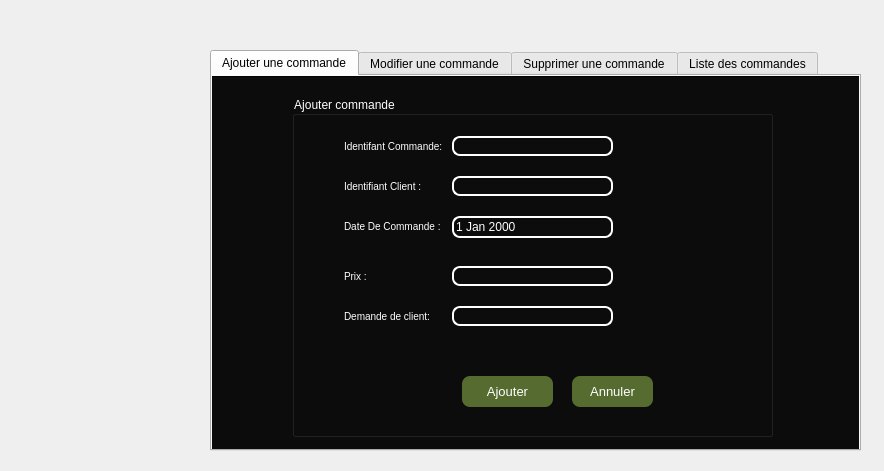
<?xml version="1.0" encoding="UTF-8"?>
<ui version="4.0">
 <class>commande</class>
 <widget class="QDialog" name="commande">
  <property name="geometry">
   <rect>
    <x>0</x>
    <y>0</y>
    <width>884</width>
    <height>471</height>
   </rect>
  </property>
  <property name="windowTitle">
   <string>Dialog</string>
  </property>
  <widget class="QTabWidget" name="tabWidget">
   <property name="geometry">
    <rect>
     <x>210</x>
     <y>50</y>
     <width>651</width>
     <height>401</height>
    </rect>
   </property>
   <property name="minimumSize">
    <size>
     <width>127</width>
     <height>0</height>
    </size>
   </property>
   <property name="cursor">
    <cursorShape>IBeamCursor</cursorShape>
   </property>
   <property name="styleSheet">
    <string notr="true">QWidget {    

}</string>
   </property>
   <property name="currentIndex">
    <number>0</number>
   </property>
   <property name="tabBarAutoHide">
    <bool>false</bool>
   </property>
   <widget class="QWidget" name="widget">
    <attribute name="title">
     <string>Ajouter une commande</string>
    </attribute>
    <widget class="QFrame" name="frame">
     <property name="geometry">
      <rect>
       <x>-10</x>
       <y>0</y>
       <width>711</width>
       <height>381</height>
      </rect>
     </property>
     <property name="styleSheet">
      <string notr="true">QFrame
{background : black;
background:rgba(0,0,0,200);}</string>
     </property>
     <property name="frameShape">
      <enum>QFrame::StyledPanel</enum>
     </property>
     <property name="frameShadow">
      <enum>QFrame::Raised</enum>
     </property>
     <widget class="QGroupBox" name="groupBox">
      <property name="geometry">
       <rect>
        <x>90</x>
        <y>20</y>
        <width>481</width>
        <height>341</height>
       </rect>
      </property>
      <property name="styleSheet">
       <string notr="true">QGroupBox{color:white;}</string>
      </property>
      <property name="title">
       <string>Ajouter commande</string>
      </property>
      <widget class="QLineEdit" name="lineEdit_7">
       <property name="geometry">
        <rect>
         <x>160</x>
         <y>40</y>
         <width>161</width>
         <height>20</height>
        </rect>
       </property>
       <property name="styleSheet">
        <string notr="true">QLineEdit
 { background-color: transparent;
  color: #F5F5DC
;
  border: 1.5px solid white; 
border-radius: 8px;
}</string>
       </property>
       <property name="text">
        <string/>
       </property>
      </widget>
      <widget class="QLineEdit" name="lineEdit">
       <property name="geometry">
        <rect>
         <x>50</x>
         <y>40</y>
         <width>111</width>
         <height>21</height>
        </rect>
       </property>
       <property name="cursor">
        <cursorShape>ArrowCursor</cursorShape>
       </property>
       <property name="styleSheet">
        <string notr="true">QLineEdit {background:transparent;
border:none;
color:white;
font-size: 10px;
}</string>
       </property>
       <property name="text">
        <string>Identifant Commande: </string>
       </property>
      </widget>
      <widget class="QLineEdit" name="lineEdit_6">
       <property name="geometry">
        <rect>
         <x>50</x>
         <y>210</y>
         <width>113</width>
         <height>20</height>
        </rect>
       </property>
       <property name="styleSheet">
        <string notr="true">QLineEdit {background:transparent;
border:none;
color:white;
font-size: 10px;}</string>
       </property>
       <property name="text">
        <string>Demande de client: </string>
       </property>
      </widget>
      <widget class="QLineEdit" name="lineEdit_8">
       <property name="geometry">
        <rect>
         <x>160</x>
         <y>80</y>
         <width>161</width>
         <height>20</height>
        </rect>
       </property>
       <property name="styleSheet">
        <string notr="true">QLineEdit
 { background-color: transparent;
  color: #F5F5DC
;
  border: 1.5px solid white; 
border-radius: 8px;
}</string>
       </property>
      </widget>
      <widget class="QLineEdit" name="lineEdit_3">
       <property name="geometry">
        <rect>
         <x>50</x>
         <y>120</y>
         <width>171</width>
         <height>20</height>
        </rect>
       </property>
       <property name="styleSheet">
        <string notr="true">QLineEdit {background:transparent;
border:none;
color:white;
font-size: 10px;}</string>
       </property>
       <property name="text">
        <string>Date De Commande :</string>
       </property>
      </widget>
      <widget class="QLineEdit" name="lineEdit_9">
       <property name="geometry">
        <rect>
         <x>160</x>
         <y>170</y>
         <width>161</width>
         <height>20</height>
        </rect>
       </property>
       <property name="styleSheet">
        <string notr="true">QLineEdit
 { background-color: transparent;
  color: #F5F5DC
;
  border: 1.5px solid white; 
border-radius: 8px;
}</string>
       </property>
      </widget>
      <widget class="QLineEdit" name="lineEdit_2">
       <property name="geometry">
        <rect>
         <x>50</x>
         <y>80</y>
         <width>111</width>
         <height>21</height>
        </rect>
       </property>
       <property name="styleSheet">
        <string notr="true">QLineEdit {background:transparent;
border:none;
color:white;
font-size: 10px;}</string>
       </property>
       <property name="text">
        <string>Identifiant Client :</string>
       </property>
      </widget>
      <widget class="QLineEdit" name="lineEdit_5">
       <property name="geometry">
        <rect>
         <x>50</x>
         <y>170</y>
         <width>113</width>
         <height>20</height>
        </rect>
       </property>
       <property name="styleSheet">
        <string notr="true">QLineEdit {background:transparent;
border:none;
color:white;
font-size: 10px;}</string>
       </property>
       <property name="text">
        <string>Prix :</string>
       </property>
      </widget>
      <widget class="QDateEdit" name="dateEdit_2">
       <property name="geometry">
        <rect>
         <x>160</x>
         <y>120</y>
         <width>161</width>
         <height>22</height>
        </rect>
       </property>
       <property name="styleSheet">
        <string notr="true">QDateEdit
 { background-color: transparent;
  color: white;
  border: 1.5px solid white; 
border-radius: 8px}
</string>
       </property>
      </widget>
      <widget class="QLineEdit" name="lineEdit_10">
       <property name="geometry">
        <rect>
         <x>160</x>
         <y>210</y>
         <width>161</width>
         <height>20</height>
        </rect>
       </property>
       <property name="styleSheet">
        <string notr="true">QLineEdit
 { background-color: transparent;
  color: #F5F5DC
;
  border: 1.5px solid white; 
border-radius: 8px;
}</string>
       </property>
      </widget>
      <widget class="QPushButton" name="pushButton_2">
       <property name="geometry">
        <rect>
         <x>280</x>
         <y>280</y>
         <width>81</width>
         <height>31</height>
        </rect>
       </property>
       <property name="styleSheet">
        <string notr="true">QPushButton{border-radius: 8px;
background :#556B2F
;
color: white;
font-size:13px;
}</string>
       </property>
       <property name="text">
        <string>Annuler</string>
       </property>
      </widget>
      <widget class="QPushButton" name="add_btn">
       <property name="geometry">
        <rect>
         <x>170</x>
         <y>280</y>
         <width>91</width>
         <height>31</height>
        </rect>
       </property>
       <property name="styleSheet">
        <string notr="true">QPushButton{border-radius: 8px;
background :#556B2F
;
color: white;
font-size:13px;
}</string>
       </property>
       <property name="text">
        <string>Ajouter</string>
       </property>
      </widget>
     </widget>
     <widget class="QLabel" name="label_4">
      <property name="geometry">
       <rect>
        <x>-30</x>
        <y>-60</y>
        <width>1271</width>
        <height>581</height>
       </rect>
      </property>
      <property name="text">
       <string/>
      </property>
      <property name="pixmap">
       <pixmap>../../Desktop/bg.jpg</pixmap>
      </property>
     </widget>
     <zorder>label_4</zorder>
     <zorder>groupBox</zorder>
    </widget>
   </widget>
   <widget class="QWidget" name="tab">
    <attribute name="title">
     <string>Modifier une commande</string>
    </attribute>
    <widget class="QFrame" name="frame_3">
     <property name="geometry">
      <rect>
       <x>-10</x>
       <y>0</y>
       <width>711</width>
       <height>381</height>
      </rect>
     </property>
     <property name="styleSheet">
      <string notr="true">QFrame
{background : black;
background:rgba(0,0,0,200);}</string>
     </property>
     <property name="frameShape">
      <enum>QFrame::StyledPanel</enum>
     </property>
     <property name="frameShadow">
      <enum>QFrame::Raised</enum>
     </property>
     <widget class="QGroupBox" name="groupBox_3">
      <property name="geometry">
       <rect>
        <x>90</x>
        <y>20</y>
        <width>481</width>
        <height>341</height>
       </rect>
      </property>
      <property name="styleSheet">
       <string notr="true">QGroupBox{color:white;}</string>
      </property>
      <property name="title">
       <string>Modifier commande</string>
      </property>
      <widget class="QLineEdit" name="lineEdit_21">
       <property name="geometry">
        <rect>
         <x>160</x>
         <y>40</y>
         <width>161</width>
         <height>20</height>
        </rect>
       </property>
       <property name="styleSheet">
        <string notr="true">QLineEdit
 { background-color: transparent;
  color: #F5F5DC
;
  border: 1.5px solid white; 
border-radius: 8px;
}</string>
       </property>
       <property name="text">
        <string/>
       </property>
      </widget>
      <widget class="QDateEdit" name="dateEdit_5">
       <property name="geometry">
        <rect>
         <x>160</x>
         <y>120</y>
         <width>161</width>
         <height>22</height>
        </rect>
       </property>
       <property name="styleSheet">
        <string notr="true">QDateEdit
 { background-color: transparent;
  color: white;
  border: 1.5px solid white; 
border-radius: 8px}</string>
       </property>
      </widget>
      <widget class="QLineEdit" name="lineEdit_22">
       <property name="geometry">
        <rect>
         <x>50</x>
         <y>40</y>
         <width>111</width>
         <height>21</height>
        </rect>
       </property>
       <property name="cursor">
        <cursorShape>ArrowCursor</cursorShape>
       </property>
       <property name="styleSheet">
        <string notr="true">QLineEdit {background:transparent;
border:none;
color:white;
font-size: 10px;
}</string>
       </property>
       <property name="text">
        <string>Identifant Commande : </string>
       </property>
      </widget>
      <widget class="QLineEdit" name="lineEdit_23">
       <property name="geometry">
        <rect>
         <x>50</x>
         <y>210</y>
         <width>113</width>
         <height>20</height>
        </rect>
       </property>
       <property name="styleSheet">
        <string notr="true">QLineEdit {background:transparent;
border:none;
color:white;
font-size: 10px;}</string>
       </property>
       <property name="text">
        <string>Demande De Client: </string>
       </property>
      </widget>
      <widget class="QLineEdit" name="lineEdit_24">
       <property name="geometry">
        <rect>
         <x>160</x>
         <y>80</y>
         <width>161</width>
         <height>20</height>
        </rect>
       </property>
       <property name="styleSheet">
        <string notr="true">QLineEdit
 { background-color: transparent;
  color: #F5F5DC
;
  border: 1.5px solid white; 
border-radius: 8px;
}</string>
       </property>
      </widget>
      <widget class="QLineEdit" name="lineEdit_26">
       <property name="geometry">
        <rect>
         <x>50</x>
         <y>120</y>
         <width>171</width>
         <height>20</height>
        </rect>
       </property>
       <property name="styleSheet">
        <string notr="true">QLineEdit {background:transparent;
border:none;
color:white;
font-size: 10px;}</string>
       </property>
       <property name="text">
        <string>Date De Commande :</string>
       </property>
      </widget>
      <widget class="QLineEdit" name="lineEdit_27">
       <property name="geometry">
        <rect>
         <x>160</x>
         <y>170</y>
         <width>161</width>
         <height>20</height>
        </rect>
       </property>
       <property name="styleSheet">
        <string notr="true">QLineEdit
 { background-color: transparent;
  color: #F5F5DC
;
  border: 1.5px solid white; 
border-radius: 8px;
}</string>
       </property>
      </widget>
      <widget class="QLineEdit" name="lineEdit_28">
       <property name="geometry">
        <rect>
         <x>50</x>
         <y>80</y>
         <width>111</width>
         <height>21</height>
        </rect>
       </property>
       <property name="styleSheet">
        <string notr="true">QLineEdit {background:transparent;
border:none;
color:white;
font-size: 10px;}</string>
       </property>
       <property name="text">
        <string>Identifiant Client :</string>
       </property>
      </widget>
      <widget class="QLineEdit" name="lineEdit_29">
       <property name="geometry">
        <rect>
         <x>50</x>
         <y>170</y>
         <width>113</width>
         <height>20</height>
        </rect>
       </property>
       <property name="styleSheet">
        <string notr="true">QLineEdit {background:transparent;
border:none;
color:white;
font-size: 10px;}</string>
       </property>
       <property name="text">
        <string>Prix :</string>
       </property>
      </widget>
      <widget class="QLineEdit" name="lineEdit_30">
       <property name="geometry">
        <rect>
         <x>160</x>
         <y>210</y>
         <width>161</width>
         <height>20</height>
        </rect>
       </property>
       <property name="styleSheet">
        <string notr="true">QLineEdit
 { background-color: transparent;
  color: #F5F5DC
;
  border: 1.5px solid white; 
border-radius: 8px;
}</string>
       </property>
      </widget>
      <widget class="QPushButton" name="pushButton_5">
       <property name="geometry">
        <rect>
         <x>280</x>
         <y>280</y>
         <width>81</width>
         <height>31</height>
        </rect>
       </property>
       <property name="styleSheet">
        <string notr="true">QPushButton{border-radius: 8px;
background :#556B2F
;
color: white;
font-size:13px;
}</string>
       </property>
       <property name="text">
        <string>Annuler</string>
       </property>
      </widget>
      <widget class="QPushButton" name="pushButton_6">
       <property name="geometry">
        <rect>
         <x>170</x>
         <y>280</y>
         <width>91</width>
         <height>31</height>
        </rect>
       </property>
       <property name="styleSheet">
        <string notr="true">QPushButton{border-radius: 8px;
background :#556B2F
;
color: white;
font-size:13px;
}</string>
       </property>
       <property name="text">
        <string>Modifier</string>
       </property>
      </widget>
     </widget>
     <widget class="QLabel" name="label_5">
      <property name="geometry">
       <rect>
        <x>-30</x>
        <y>-60</y>
        <width>1271</width>
        <height>581</height>
       </rect>
      </property>
      <property name="text">
       <string/>
      </property>
      <property name="pixmap">
       <pixmap>../../Desktop/bg.jpg</pixmap>
      </property>
     </widget>
     <zorder>label_5</zorder>
     <zorder>groupBox_3</zorder>
    </widget>
   </widget>
   <widget class="QWidget" name="tab_2">
    <attribute name="title">
     <string>Supprimer une commande</string>
    </attribute>
    <widget class="QFrame" name="frame_2">
     <property name="geometry">
      <rect>
       <x>0</x>
       <y>0</y>
       <width>711</width>
       <height>381</height>
      </rect>
     </property>
     <property name="styleSheet">
      <string notr="true">QFrame
{background : black;
background:rgba(0,0,0,200);}</string>
     </property>
     <property name="frameShape">
      <enum>QFrame::StyledPanel</enum>
     </property>
     <property name="frameShadow">
      <enum>QFrame::Raised</enum>
     </property>
     <widget class="QGroupBox" name="groupBox_2">
      <property name="geometry">
       <rect>
        <x>80</x>
        <y>20</y>
        <width>481</width>
        <height>341</height>
       </rect>
      </property>
      <property name="styleSheet">
       <string notr="true">QGroupBox{color:white;}</string>
      </property>
      <property name="title">
       <string>Supprimer commande</string>
      </property>
      <widget class="QLineEdit" name="lineEdit_11">
       <property name="geometry">
        <rect>
         <x>160</x>
         <y>40</y>
         <width>161</width>
         <height>20</height>
        </rect>
       </property>
       <property name="styleSheet">
        <string notr="true">QLineEdit
 { background-color: transparent;
  color: #F5F5DC
;
  border: 1.5px solid white; 
border-radius: 8px;
}</string>
       </property>
       <property name="text">
        <string/>
       </property>
      </widget>
      <widget class="QDateEdit" name="dateEdit_3">
       <property name="geometry">
        <rect>
         <x>160</x>
         <y>120</y>
         <width>161</width>
         <height>22</height>
        </rect>
       </property>
       <property name="styleSheet">
        <string notr="true">QDateEdit
 { background-color: transparent;
  color: white;
  border: 1.5px solid white; 
border-radius: 8px}</string>
       </property>
      </widget>
      <widget class="QLineEdit" name="lineEdit_12">
       <property name="geometry">
        <rect>
         <x>50</x>
         <y>40</y>
         <width>111</width>
         <height>21</height>
        </rect>
       </property>
       <property name="cursor">
        <cursorShape>ArrowCursor</cursorShape>
       </property>
       <property name="styleSheet">
        <string notr="true">QLineEdit {background:transparent;
border:none;
color:white;
font-size: 10px;
}</string>
       </property>
       <property name="text">
        <string>Identifant Commande: </string>
       </property>
      </widget>
      <widget class="QLineEdit" name="lineEdit_13">
       <property name="geometry">
        <rect>
         <x>50</x>
         <y>210</y>
         <width>113</width>
         <height>20</height>
        </rect>
       </property>
       <property name="styleSheet">
        <string notr="true">QLineEdit {background:transparent;
border:none;
color:white;
font-size: 10px;}</string>
       </property>
       <property name="text">
        <string>Demande De Client : </string>
       </property>
      </widget>
      <widget class="QLineEdit" name="lineEdit_14">
       <property name="geometry">
        <rect>
         <x>160</x>
         <y>80</y>
         <width>161</width>
         <height>20</height>
        </rect>
       </property>
       <property name="styleSheet">
        <string notr="true">QLineEdit
 { background-color: transparent;
  color: #F5F5DC
;
  border: 1.5px solid white; 
border-radius: 8px;
}</string>
       </property>
      </widget>
      <widget class="QLineEdit" name="lineEdit_16">
       <property name="geometry">
        <rect>
         <x>50</x>
         <y>120</y>
         <width>171</width>
         <height>20</height>
        </rect>
       </property>
       <property name="styleSheet">
        <string notr="true">QLineEdit {background:transparent;
border:none;
color:white;
font-size: 10px;}</string>
       </property>
       <property name="text">
        <string>Date De Commande :</string>
       </property>
      </widget>
      <widget class="QLineEdit" name="lineEdit_17">
       <property name="geometry">
        <rect>
         <x>160</x>
         <y>170</y>
         <width>161</width>
         <height>20</height>
        </rect>
       </property>
       <property name="styleSheet">
        <string notr="true">QLineEdit
 { background-color: transparent;
  color: #F5F5DC
;
  border: 1.5px solid white; 
border-radius: 8px;
}</string>
       </property>
      </widget>
      <widget class="QLineEdit" name="lineEdit_18">
       <property name="geometry">
        <rect>
         <x>50</x>
         <y>80</y>
         <width>111</width>
         <height>21</height>
        </rect>
       </property>
       <property name="styleSheet">
        <string notr="true">QLineEdit {background:transparent;
border:none;
color:white;
font-size: 10px;}</string>
       </property>
       <property name="text">
        <string>Identifiant Client :</string>
       </property>
      </widget>
      <widget class="QLineEdit" name="lineEdit_19">
       <property name="geometry">
        <rect>
         <x>50</x>
         <y>170</y>
         <width>113</width>
         <height>20</height>
        </rect>
       </property>
       <property name="styleSheet">
        <string notr="true">QLineEdit {background:transparent;
border:none;
color:white;
font-size: 10px;}</string>
       </property>
       <property name="text">
        <string>Prix :</string>
       </property>
      </widget>
      <widget class="QLineEdit" name="lineEdit_20">
       <property name="geometry">
        <rect>
         <x>160</x>
         <y>210</y>
         <width>161</width>
         <height>20</height>
        </rect>
       </property>
       <property name="styleSheet">
        <string notr="true">QLineEdit
 { background-color: transparent;
  color: #F5F5DC
;
  border: 1.5px solid white; 
border-radius: 8px;
}</string>
       </property>
      </widget>
      <widget class="QPushButton" name="pushButton_3">
       <property name="geometry">
        <rect>
         <x>280</x>
         <y>280</y>
         <width>81</width>
         <height>31</height>
        </rect>
       </property>
       <property name="styleSheet">
        <string notr="true">QPushButton{border-radius: 8px;
background :#556B2F
;
color: white;
font-size:13px;
}</string>
       </property>
       <property name="text">
        <string>Annuler</string>
       </property>
      </widget>
      <widget class="QPushButton" name="pushButton_4">
       <property name="geometry">
        <rect>
         <x>170</x>
         <y>280</y>
         <width>91</width>
         <height>31</height>
        </rect>
       </property>
       <property name="styleSheet">
        <string notr="true">QPushButton{border-radius: 8px;
background :#556B2F
;
color: white;
font-size:13px;
}</string>
       </property>
       <property name="text">
        <string>Supprimer</string>
       </property>
      </widget>
     </widget>
     <widget class="QLabel" name="label_6">
      <property name="geometry">
       <rect>
        <x>-40</x>
        <y>-40</y>
        <width>1241</width>
        <height>541</height>
       </rect>
      </property>
      <property name="text">
       <string/>
      </property>
      <property name="pixmap">
       <pixmap>../../Desktop/bg.jpg</pixmap>
      </property>
     </widget>
     <zorder>label_6</zorder>
     <zorder>groupBox_2</zorder>
    </widget>
   </widget>
   <widget class="QWidget" name="tab_3">
    <attribute name="title">
     <string>Liste des commandes</string>
    </attribute>
    <widget class="QFrame" name="frame_4">
     <property name="geometry">
      <rect>
       <x>-10</x>
       <y>0</y>
       <width>661</width>
       <height>381</height>
      </rect>
     </property>
     <property name="styleSheet">
      <string notr="true">QFrame{color:white;}</string>
     </property>
     <property name="frameShape">
      <enum>QFrame::StyledPanel</enum>
     </property>
     <property name="frameShadow">
      <enum>QFrame::Raised</enum>
     </property>
     <widget class="QGroupBox" name="groupBox_4">
      <property name="geometry">
       <rect>
        <x>90</x>
        <y>20</y>
        <width>511</width>
        <height>341</height>
       </rect>
      </property>
      <property name="styleSheet">
       <string notr="true">QGroupBox{color:white;}</string>
      </property>
      <property name="title">
       <string>Liste des commandes</string>
      </property>
      <widget class="QLineEdit" name="lineEdit_31">
       <property name="geometry">
        <rect>
         <x>30</x>
         <y>70</y>
         <width>451</width>
         <height>251</height>
        </rect>
       </property>
       <property name="styleSheet">
        <string notr="true">QLineEdit
 { background-color: transparent;
  color: #F5F5DC
;
  border: 1.5px solid white; 
border-radius: 8px;
}</string>
       </property>
       <property name="text">
        <string/>
       </property>
      </widget>
      <widget class="QLineEdit" name="lineEdit_4">
       <property name="geometry">
        <rect>
         <x>30</x>
         <y>30</y>
         <width>113</width>
         <height>20</height>
        </rect>
       </property>
       <property name="styleSheet">
        <string notr="true">QLineEdit
 { background-color: transparent;
  color: #F5F5DC
;
  border: 1.5px solid white; 
border-radius: 8px;
}</string>
       </property>
      </widget>
      <widget class="QLineEdit" name="lineEdit_32">
       <property name="geometry">
        <rect>
         <x>150</x>
         <y>30</y>
         <width>111</width>
         <height>21</height>
        </rect>
       </property>
       <property name="cursor">
        <cursorShape>ArrowCursor</cursorShape>
       </property>
       <property name="styleSheet">
        <string notr="true">QLineEdit {background:transparent;
border:none;
color:white;
font-size: 10px;
}</string>
       </property>
       <property name="text">
        <string>Recherche</string>
       </property>
      </widget>
      <widget class="QRadioButton" name="radioButton">
       <property name="geometry">
        <rect>
         <x>370</x>
         <y>10</y>
         <width>101</width>
         <height>18</height>
        </rect>
       </property>
       <property name="styleSheet">
        <string notr="true">QRadioButton
{
background:transparent;
border:none;
color:white;
font-size: 10px;
}</string>
       </property>
       <property name="text">
        <string>Par nom client</string>
       </property>
      </widget>
      <widget class="QRadioButton" name="radioButton_2">
       <property name="geometry">
        <rect>
         <x>370</x>
         <y>30</y>
         <width>141</width>
         <height>18</height>
        </rect>
       </property>
       <property name="styleSheet">
        <string notr="true">QRadioButton
{
background:transparent;
border:none;
color:white;
font-size: 10px;
}</string>
       </property>
       <property name="text">
        <string>Par identifiant commande</string>
       </property>
      </widget>
      <widget class="QRadioButton" name="radioButton_3">
       <property name="geometry">
        <rect>
         <x>370</x>
         <y>50</y>
         <width>101</width>
         <height>18</height>
        </rect>
       </property>
       <property name="styleSheet">
        <string notr="true">QRadioButton
{
background:transparent;
border:none;
color:white;
font-size: 10px;
}</string>
       </property>
       <property name="text">
        <string>Par nom client</string>
       </property>
      </widget>
      <widget class="QLineEdit" name="lineEdit_33">
       <property name="geometry">
        <rect>
         <x>320</x>
         <y>30</y>
         <width>111</width>
         <height>21</height>
        </rect>
       </property>
       <property name="cursor">
        <cursorShape>ArrowCursor</cursorShape>
       </property>
       <property name="styleSheet">
        <string notr="true">QLineEdit {background:transparent;
border:none;
color:white;
font-size: 10px;
}</string>
       </property>
       <property name="text">
        <string>Tri :</string>
       </property>
      </widget>
     </widget>
    </widget>
    <widget class="QLabel" name="label_7">
     <property name="geometry">
      <rect>
       <x>-40</x>
       <y>-60</y>
       <width>1271</width>
       <height>581</height>
      </rect>
     </property>
     <property name="text">
      <string/>
     </property>
     <property name="pixmap">
      <pixmap>../../Desktop/bg.jpg</pixmap>
     </property>
    </widget>
    <zorder>label_7</zorder>
    <zorder>frame_4</zorder>
   </widget>
  </widget>
  <widget class="QLabel" name="label_2">
   <property name="geometry">
    <rect>
     <x>180</x>
     <y>130</y>
     <width>47</width>
     <height>14</height>
    </rect>
   </property>
   <property name="text">
    <string/>
   </property>
   <property name="pixmap">
    <pixmap>../../Downloads/djjjj.jpg</pixmap>
   </property>
  </widget>
 </widget>
 <resources/>
 <connections/>
</ui>
